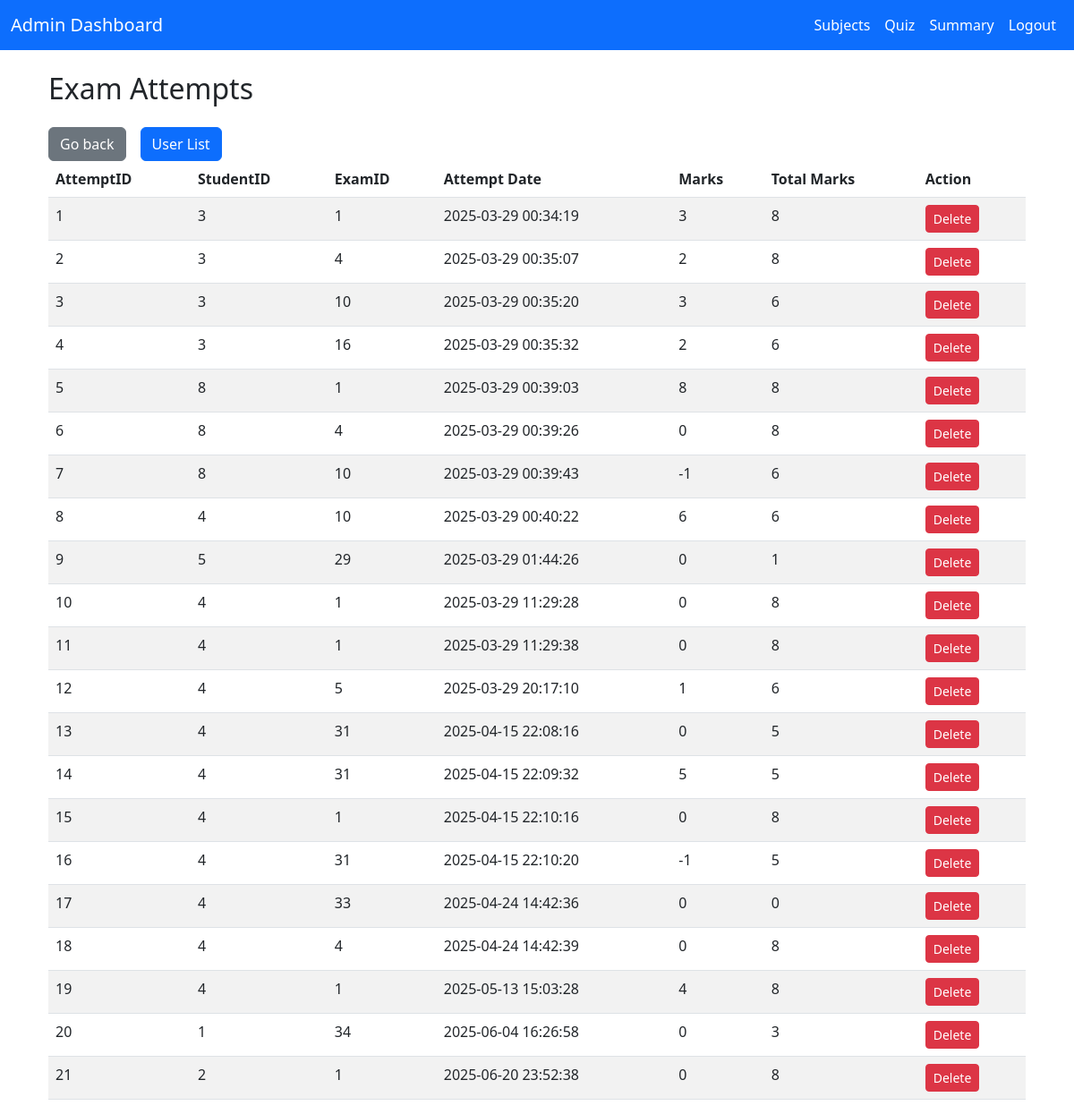
/admin/summary/attempt, run on the app's committed database.
### app/models.py (models this page shows)
class Attempt(db.Model):
    AttemptID = db.Column(db.Integer, primary_key=True, autoincrement=True)
    StudentID = db.Column(db.Integer, db.ForeignKey('student.StudentID', ondelete="CASCADE"), nullable=False)
    ExamID = db.Column(db.Integer, db.ForeignKey('exam.ExamID', ondelete="CASCADE"), nullable=False)
    AttemptDate = db.Column(db.DateTime, nullable=False)
    Marks = db.Column(db.Integer, nullable=False)
    TotalMarks = db.Column(db.Integer, nullable=False)
    SelectedAnswers = db.relationship('SelectedAnswer', backref='attempt', lazy=True, cascade="all, delete-orphan")

### app/admin/routes.py (the view)
@admin_bp.route('/summary/attempt', methods = ['GET'])
def exam_attempts():
    attempts = Attempt.query.all()
    return render_template('admin/attempt_list.html',attempts=attempts)

### app/templates/admin/attempt_list.html (shortened to what this page needs)
{% extends "base.html" %}
{% block navbar %}
  {% include "admin/navbar.html" %}
{% endblock %}
{% block content %}
<div class="container mt-4">
    <h2 class="mb-4">Exam Attempts</h2>
    <div class="d-flex gap-3">
        <a href="{{ url_for('admin.summary') }}" class="btn btn-secondary">Go back</a>
        <a href="{{ url_for('admin.user_list') }}" class="btn btn-primary">User List</a>
    </div>
    <table class="table table-striped">
        <thead>
            <tr>
                <th>AttemptID</th>
                <th>StudentID</th>
                <th>ExamID</th>
                <th>Attempt Date</th>
                <th>Marks</th>
                <th>Total Marks</th>
                <th>Action</th>
            </tr>
        </thead>
        <tbody>
            {% for attempt in attempts %}
            <tr>
                <td>{{ attempt.AttemptID }}</td>
                <td>{{ attempt.StudentID }}</td>
                <td>{{ attempt.ExamID }}</td>
                <td>{{ attempt.AttemptDate.strftime('%Y-%m-%d %H:%M:%S') }}</td>
                <td>{{ attempt.Marks }}</td>
                <td>{{ attempt.TotalMarks }}</td>
                <td>
                    <form action="{{ url_for('admin.attempt_delete', attempt_id = attempt.AttemptID) }}" method="POST" style="display:inline;">
                        <button type="submit" class="btn btn-danger btn-sm"
                                onclick="return confirm('Are you sure you want to delete this attempt?');">
                          Delete
                        </button>
                      </form>
                </td>
            </tr>
            {% endfor %}
        </tbody>
    </table>
</div>
{% endblock %}

### data on the page
Attempt: AttemptID "1", StudentID "3", ExamID "1", AttemptDate "2025-03-29 00:34:19", Marks "3", TotalMarks "8"
Attempt: AttemptID "2", StudentID "3", ExamID "4", AttemptDate "2025-03-29 00:35:07", Marks "2", TotalMarks "8"
Attempt: AttemptID "3", StudentID "3", ExamID "10", AttemptDate "2025-03-29 00:35:20", Marks "3", TotalMarks "6"
Attempt: AttemptID "4", StudentID "3", ExamID "16", AttemptDate "2025-03-29 00:35:32", Marks "2", TotalMarks "6"
Attempt: AttemptID "5", StudentID "8", ExamID "1", AttemptDate "2025-03-29 00:39:03", Marks "8", TotalMarks "8"
Attempt: AttemptID "6", StudentID "8", ExamID "4", AttemptDate "2025-03-29 00:39:26", Marks "0", TotalMarks "8"
Attempt: AttemptID "7", StudentID "8", ExamID "10", AttemptDate "2025-03-29 00:39:43", Marks "-1", TotalMarks "6"
Attempt: AttemptID "8", StudentID "4", ExamID "10", AttemptDate "2025-03-29 00:40:22", Marks "6", TotalMarks "6"
Attempt: AttemptID "9", StudentID "5", ExamID "29", AttemptDate "2025-03-29 01:44:26", Marks "0", TotalMarks "1"
Attempt: AttemptID "10", StudentID "4", ExamID "1", AttemptDate "2025-03-29 11:29:28", Marks "0", TotalMarks "8"
Attempt: AttemptID "11", StudentID "4", ExamID "1", AttemptDate "2025-03-29 11:29:38", Marks "0", TotalMarks "8"
Attempt: AttemptID "12", StudentID "4", ExamID "5", AttemptDate "2025-03-29 20:17:10", Marks "1", TotalMarks "6"
Attempt: AttemptID "13", StudentID "4", ExamID "31", AttemptDate "2025-04-15 22:08:16", Marks "0", TotalMarks "5"
Attempt: AttemptID "14", StudentID "4", ExamID "31", AttemptDate "2025-04-15 22:09:32", Marks "5", TotalMarks "5"
Attempt: AttemptID "15", StudentID "4", ExamID "1", AttemptDate "2025-04-15 22:10:16", Marks "0", TotalMarks "8"
Attempt: AttemptID "16", StudentID "4", ExamID "31", AttemptDate "2025-04-15 22:10:20", Marks "-1", TotalMarks "5"
Attempt: AttemptID "17", StudentID "4", ExamID "33", AttemptDate "2025-04-24 14:42:36", Marks "0", TotalMarks "0"
Attempt: AttemptID "18", StudentID "4", ExamID "4", AttemptDate "2025-04-24 14:42:39", Marks "0", TotalMarks "8"
Attempt: AttemptID "19", StudentID "4", ExamID "1", AttemptDate "2025-05-13 15:03:28", Marks "4", TotalMarks "8"
Attempt: AttemptID "20", StudentID "1", ExamID "34", AttemptDate "2025-06-04 16:26:58", Marks "0", TotalMarks "3"
Attempt: AttemptID "21", StudentID "2", ExamID "1", AttemptDate "2025-06-20 23:52:38", Marks "0", TotalMarks "8"
